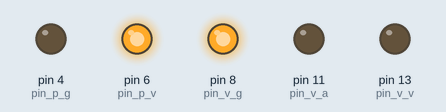
Recording of a sketch running on a simulated Arduino Uno, built with avr-gcc and run on an emulated ATmega328P. Shown: output pins drawn as LEDs (lit = HIGH).

Above: at 2.5 s.
At 6.0 s:
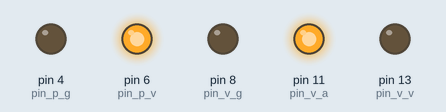
At 7.5 s:
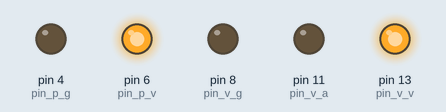
At 10.5 s:
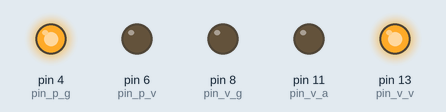
Timing chart, 0 to 16.9 s (numbered marks = the images above):
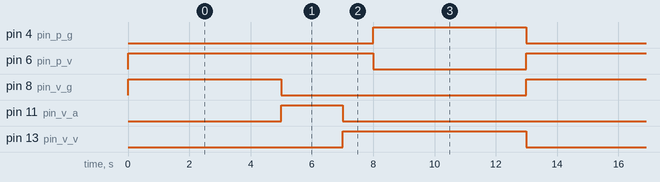

Measured:
- by itself, pin 4 (pin_p_g), pin 8 (pin_v_g): alternates HIGH for 5.0 s and LOW for 8.0 s
- by itself, pin 6 (pin_p_v): alternates HIGH for 8.0 s and LOW for 5.0 s
- by itself, pin 11 (pin_v_a): alternates HIGH for 2.0 s and LOW for 11.0 s
- by itself, pin 13 (pin_v_v): alternates HIGH for 6.0 s and LOW for 7.0 s

The sketch:

semaforo_pedestres.ino
```cpp
const int pin_v_v = 13;
const int pin_v_a = 11;
const int pin_v_g = 8;

const int pin_p_v = 6;
const int pin_p_g = 4;

void setup()
{
	pinMode(pin_v_v, OUTPUT);
    pinMode(pin_v_a, OUTPUT);
    pinMode(pin_v_g, OUTPUT);

    pinMode(pin_p_v, OUTPUT);
    pinMode(pin_p_g, OUTPUT);
}

void loop(){

    digitalWrite(pin_v_g, HIGH);
    digitalWrite(pin_v_a, LOW);
    digitalWrite(pin_v_v, LOW);

	digitalWrite(pin_p_v, HIGH);
    digitalWrite(pin_p_g, LOW);
	delay(5000);

	digitalWrite(pin_v_g, LOW);
	digitalWrite(pin_v_a, HIGH);
	delay(2000);

	digitalWrite(pin_v_a, LOW);
	digitalWrite(pin_v_v, HIGH);
	delay(1000);

	digitalWrite(pin_p_v, LOW);
	digitalWrite(pin_p_g, HIGH);
	delay(5000);

}
```
